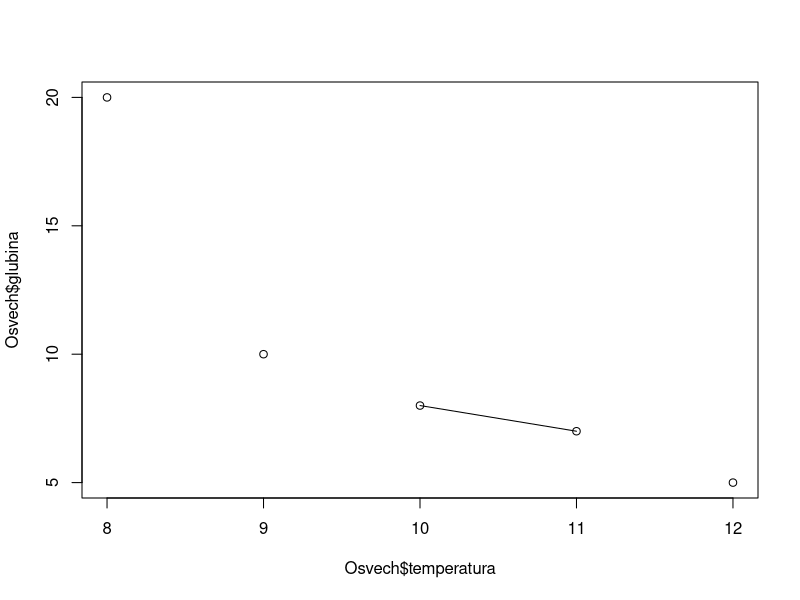

The R script that drew this image: (Note: this script raises an error after producing the figure.)
## ---- chunk 1
# 1. Откройте файл данных Osvech.csv.

Osvech <- read.csv("Osvech.csv", sep = ";", header = TRUE)
Osvech
## ---- chunk 2
# 2. Постройте график зависимости температуры от глубины.

plot(Osvech$temperatura, Osvech$glubina, , type = "o")
## ---- chunk 3
# 3. Проведите регрессионный анализ для проверки следующих видов зависимостей
#между переменными - температура и глубина:

# а) линейная зависимость(y=a0+a1*x);
# б) полиномиальная зависимость второй степени(y=a0+a1*x+a2*x^2);
# в) логарифмическая зависимость (y=ao*log(x)).
fit1 <- lm(temperatura~glubina, data = Osvech)

fit2 <- lm(temperatura~glubina + I(glubina^2), data = Osvech)

fit3 <- lm(temperatura~log(glubina), data = Osvech)
## ---- chunk 4
# Проверим гипотезу о существовнии линейной зависимости между
# температурой и глубиной
summary(fit1)
## ---- chunk 5
# Multiple R-squared:  0.8078
# Множественный коэфициент детерминации означает,
# что  80.78 % отклонений от средней зависимой переменной будет
# учтено в построенной модели.
## ---- chunk 6
# уравнение зависимости с полученными коэффициентами регрессии

# Osvech$temperatura = 12.42952 -0.25500  * Osvech$glubina
## ---- chunk 7
# график зависимости
plot(fit1)
## ---- chunk 8
# на первом графике остатки не распределены хаотично
# мы видим между ними некоторую зависимость
## ---- chunk 9
# # Если допущение нормальном распределение остатков выполняется,
# то точки на диаграмме Normal Q-Q должны ложиться на прямую.
# Поскольку это не наблюдается, это допущение не выполняется.
## ---- chunk 10
# Проведем анализ остатков для проверки адекватности
# построенной регрессионной модели.

r1<-residuals(fit1)
data.frame(r1)
d1<-data.frame(Osvech$temperatura,predict(fit1),r1)
d1

## ---- chunk 11
# # Наблюдаются остатки > 5-10% от наблюдаемых значений

# Вывод: модель плохо походит для анализа исходных данных
## ---- chunk 12
# Проверим гипотезу о существовнии полиномиальной зависимости второй степени между
# температурой и глубиной
summary(fit2)
## ---- chunk 13
# Multiple R-squared: 0.9649
# Множественный коэфициент детерминации означает,
# что модель объясняет 96.4 % дисперсии значений веса.
## ---- chunk 14
# уравнение зависимости с полученными коэффициентами регрессии

# Osvech$temperatura = 15.922798 - 0.931586  * Osvech$glubina +  0.027470 * I(glubina^2)
## ---- chunk 15
# график зависимости

plot(fit2)
## ---- chunk 16
# # На первом графике остатки распределены хаотично, и мы не видим
# между ними зависимости. 

# Если допущение нормальном распределение остатков выполняется,
# то точки на диаграмме Normal Q-Q должны ложиться на прямую.
# Поскольку это не наблюдается, это допущение не выполняется.
## ---- chunk 17
# Проведем анализ остатков для проверки адекватности
# построенной регрессионной модели.

r2 <-residuals(fit2)
data.frame(r2)
d2<-data.frame(Osvech$temperatura,predict(fit2),r2)
d2
## ---- chunk 18
# # # Не наблюдаются остатки > 5-10% от наблюдаемых значений

# Вывод: модель походит для анализа исходных данных
## ---- chunk 19
# Проверим гипотезу о существовнии логарифмической зависимости между
# температурой и глубиной
summary(fit3)
## ---- chunk 20
# Multiple R-squared:  0.9228
# Множественный коэфициент детерминации означает,
# что  92.2 % отклонений от средней зависимой переменной будет
# учтено в построенной модели.
## ---- chunk 21
# уравнение зависимости с полученными коэффициентами регрессии

# Osvech$temperatura = 16.4756 - -2.9744   * log(glubina)
## ---- chunk 22
# график зависимости

plot(fit3)
## ---- chunk 23
# На первом графике остатки не распределены хаотично, и мы видим
# некоторую зависимость. 

# Если допущение нормальном распределение остатков выполняется,
# то точки на диаграмме Normal Q-Q должны ложиться на прямую.
# Поскольку это не наблюдается, это допущение не выполняется.
## ---- chunk 24
# Проведем анализ остатков для проверки адекватности
# построенной регрессионной модели.

r3 <-residuals(fit3)
data.frame(r3)
d3<-data.frame(Osvech$temperatura,predict(fit3),r3)
d3
## ---- chunk 25
# # Наблюдаются остатки > 5-10% от наблюдаемых значений

# Вывод: модель плохо походит для анализа исходных данных
## ---- chunk 26
# Сравнить полученные результаты попарно с помощью функции
# anova(object1, object2, object3).

# Какая регрессионная модель больше подходит к данным и почему.

anova(fit1, fit2)

anova(fit1, fit3)

anova(fit2, fit3)
## ---- chunk 27
# Результат сравнения fit1 и fit2 значим.
# Это значит, что модель fit1 имеет более высокую предсказательную способность.

# Результат сравнения fit2 и fit3 значим.
# Это значит, что модель fit2 имеет более высокую предсказательную способность.

# Вывод: модель fit1 лучше подходит к данным, так как имеет наиболее высокую
# предсказательную способность
## ---- chunk 28
# # Воспользуемся функцией gvlma() из пакета gvlma в программе RStudio
# для общей проверки выполнения всех требований,
# лежащих в основе линейной регрессионной модели,
# включая отдельно оценки асимметрии, эксцесса и гомоскедастичности.

gvlma(fit1)
## ---- chunk 29
# Из результатов теста (строка Global Stat) следует, что данные удовлетворяют
# всем статистическим допущениям лежащим в основе регрессии (p-value = 0.054)

# Если бы в этой строке было указано, что эти требования нарушены (p-value <0.05)
# пришлось бы исследовать данные, чтобы определить, какие именно требованя
# были нарушены
